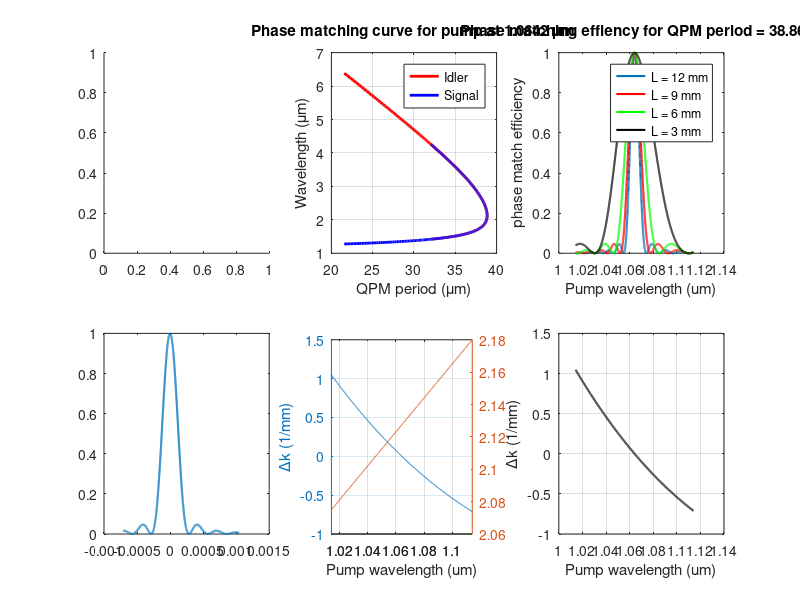

Write MATLAB code to recreate this figure.
% phase matching stuff for RKTP, assuming first order QPM.
function[QPM,n_p,n_s,n_i,T] = phase_match()

clear
clc
close all
clear global

T = 300;  % Temperature, kelvin.
L = 12000;
sig_range_pos = 4;   %um
sig_range_neg = 1.2; %um

lamp_mu = 1.0642;
lams_mu = linspace(sig_range_neg*lamp_mu,sig_range_pos*lamp_mu,1000);
lami_mu = zeros(1,length(lams_mu));

n_i = zeros(1,length(lams_mu));
n_p = n_i;
n_s = n_i;

% Sellmeier stuff (Andrius thesis KTP/RKTP).

if lamp_mu >= 1
    
    A = 2.12725; B = 1.18431; C = 0.0514852; D = 0.6603; E = 100.00507; F = 0.00968956;
    
    a1_0 =  9.9587*10^-6; a1_1 = 9.9228*10^-6; a1_2 = -8.9603*10^-6; a1_3 = 4.1010*10^-6;  % n1 param.
    a2_0 = -1.1882*10^-8; a2_1 = 10.459*10^-8; a2_2 = -9.8136*10^-8; a2_3 = 3.1481*10^-8;  % n2 param.   
    
    % del_n = n1*(T - 25C) + n2*(T-25)^2;   % Eq 4.6.3
    
    n_p  = sqrt(A + (B/(1-C*(lamp_mu^-2))) + (D/(1-E*(lamp_mu^-2))) - F*lamp_mu^2);
    
    n1 = a1_0 + (a1_1/lamp_mu) + (a1_2/(lamp_mu^2)) + (a1_3/(lamp_mu^3));
    n2 = a2_0 + (a2_1/lamp_mu) + (a2_2/(lamp_mu^2)) + (a2_3/(lamp_mu^3)); 
    
    deln = n1*(T-298.15) + n2*(T-298.15)^2;  % converted 25 degree celcius to kelvin here - 298.15.
    
    n_p = n_p + deln;
    
else
    
    A = 2.25411; B = 1.06543; C = 0.05486; D = 0; E = 0; F = 0.02140;
    
    a =  1.2415*10^-5;  b = -4.4414*10^-5; c = 5.9129*10^-5; d = -1.2101*10^-5;
    
    % deln = (a/lam3 + b/lam2 + c/lam1 + d)*dT.  % Eq 4.6.2
    
    n_p  = sqrt(A + (B/(1-C*(lamp_mu^-2))) + (D/(1-E*(lamp_mu^-2))) - F*lamp_mu^2);
    deln = ((a/(lamp_mu^3)) + (b/(lamp_mu^2)) + (c/lamp_mu) + d)*T;
    n_p  = n_p + deln;
    
end

for i = 1:length(lams_mu)
    
    lami_mu(i) = ((1./lamp_mu) - (1./lams_mu(i))).^-1;

    if lams_mu >=1;
        
        A = 2.12725; B = 1.18431; C = 0.0514852; D = 0.6603; E = 100.00507; F = 0.00968956;

        a1_0 =  9.9587*10^-6; a1_1 = 9.9228*10^-6; a1_2 = -8.9603*10^-6; a1_3 = 4.1010*10^-6;  % n1 param.
        a2_0 = -1.1882*10^-8; a2_1 = 10.459*10^-8; a2_2 = -9.8136*10^-8; a2_3 = 3.1481*10^-8;  % n2 param.

        n_s(i) = sqrt(A + (B/(1-C*(lams_mu(i)^-2))) + (D/(1-E*(lams_mu(i)^-2))) - F*lams_mu(i)^2);
        n1 = a1_0 + (a1_1/lams_mu(i)) + (a1_2/(lams_mu(i)^2)) + (a1_3/(lams_mu(i)^3));
        n2 = a2_0 + (a2_1/lams_mu(i)) + (a2_2/(lams_mu(i)^2)) + (a2_3/(lams_mu(i)^3));    
        deln = n1*(T-298.15) + n2*(T-298.15)^2;  % converted 25 degree celcius to kelvin here - 298.15.
        n_s(i) = n_s(i) + deln;

        n_i(i) = sqrt(A + (B/(1-C*(lami_mu(i)^-2))) + (D/(1-E*(lami_mu(i)^-2))) - F*lami_mu(i)^2);
        n1 = a1_0 + (a1_1/lami_mu(i)) + (a1_2/(lami_mu(i)^2)) + (a1_3/(lami_mu(i)^3));
        n2 = a2_0 + (a2_1/lami_mu(i)) + (a2_2/(lami_mu(i)^2)) + (a2_3/(lami_mu(i)^3)); 

        deln = n1*(T-298.15) + n2*(T-298.15)^2;  % converted 25 degree celcius to kelvin here - 298.15.   
        n_i(i) = n_i(i) + deln; 

    
    else
    
        A = 2.25411; B = 1.06543; C = 0.05486; D = 0; E = 0; F = 0.02140;

        a =  1.2415*10^-5;  b = -4.4414*10^-5; c = 5.9129*10^-5; d = -1.2101*10^-5;

        % deln = (a/lam3 + b/lam2 + c/lam1 + d)*dT.  % Eq 4.6.2

        n_s(i)  = sqrt(A + (B/(1-C*(lams_mu(i)^-2))) + (D/(1-E*(lams_mu(i)^-2))) - F*lams_mu(i)^2);
        deln = ((a/(lams_mu(i)^3)) + (b/(lams_mu(i)^2)) + (c/lams_mu(i)) + d)*T;
        n_s(i)  = n_s(i) + deln;
        
            if lami_mu >=1
                
                n_i(i) = sqrt(A + (B/(1-C*(lami_mu(i)^-2))) + (D/(1-E*(lami_mu(i)^-2))) - F*lami_mu(i)^2);
                n1 = a1_0 + (a1_1/lami_mu(i)) + (a1_2/(lami_mu(i)^2)) + (a1_3/(lami_mu(i)^3));
                n2 = a2_0 + (a2_1/lami_mu(i)) + (a2_2/(lami_mu(i)^2)) + (a2_3/(lami_mu(i)^3)); 

                deln = n1*(T-298.15) + n2*(T-298.15)^2;  % converted 25 degree celcius to kelvin here - 298.15.   
                n_i(i) = n_i(i) + deln; 
                
            else
                
                n_i(i)  = sqrt(A + (B/(1-C*(lami_mu(i)^-2))) + (D/(1-E*(lami_mu(i)^-2))) - F*lami_mu(i)^2);
                deln = ((a/(lami_mu(i)^3)) + (b/(lami_mu(i)^2)) + (c/lami_mu(i)) + d)*T;
                n_i(i)  = n_i(i) + deln;

            end

    
    end
    
    QPM(i) = ((n_p./lamp_mu)-(n_s(i)./lams_mu(i))-(n_i(i)./lami_mu(i))).^-1;
    deltaK(i) = (n_p./lamp_mu)-(n_s(i)./lams_mu(i))-(n_i(i)./lami_mu(i))-(1./(QPM(i)));
%     Int(i) = sinc(deltaK(i).*L/2);
    
end


% for i = 1:length(lams_mu)
%     for j = 1:length(QPM)
%         
%         deltaKK(i,j) = (n_p./lamp_mu)-(n_s(i)./lams_mu(i))-(n_i(i)./lami_mu(i))-(1./(QPM(j)));
% 
%         Int(i,j) = sinc(deltaKK(i,j).*L/2).^2;
%     
%     end
% end

figure1 = figure('Position', [100, 100, 1500, 800]);
figure1;

subplot(2,3,1)
% [x,y] = meshgrid(QPM,lams_mu);
% mesh(x,y,Int); colorbar;
% xlabel('QPM period');
% ylabel('Wavenlength ({\mu}m)')
% view([0 90])

subplot(2,3,2)
plot(QPM,lami_mu,'r','Linewidth',2)
hold on
grid on
plot(QPM,lams_mu,'b','Linewidth',2)
xlabel('QPM period ({\mu}m)')
ylabel('Wavelength ({\mu}m)')
legend('Idler','Signal')
title('Phase matching curve for pump at 1.0642 {\mu}m')


%% need to do Sinc function plot, QPM is kept fixed, deltaK is calculated
% for fixed QPM and varing pump wavelength.

% QPM = 38.8603; % um, for perfect degeneracy signal/idler.

QPM = 38.8603;

lamp_mu = linspace(1.0642-0.05,1.0642+0.05,3000);
lams_mu = linspace(2.125-0.05,2.130+0.05,3000);
lami_mu = zeros(1,length(lamp_mu));

% just assume all wavelengths > 1 um for now.

for i = 1:length(lamp_mu)
    
    lami_mu(i) = ((1./lamp_mu(i)) - (1./lams_mu(i))).^-1;

    A = 2.12725; B = 1.18431; C = 0.0514852; D = 0.6603; E = 100.00507; F = 0.00968956;

    a1_0 =  9.9587*10^-6; a1_1 = 9.9228*10^-6; a1_2 = -8.9603*10^-6; a1_3 = 4.1010*10^-6;  % n1 param.
    a2_0 = -1.1882*10^-8; a2_1 = 10.459*10^-8; a2_2 = -9.8136*10^-8; a2_3 = 3.1481*10^-8;  % n2 param.   

    % del_n = n1*(T - 25C) + n2*(T-25)^2;   % Eq 4.6.3

    n_p(i)  = sqrt(A + (B/(1-C*(lamp_mu(i)^-2))) + (D/(1-E*(lamp_mu(i)^-2))) - F*lamp_mu(i)^2);

    n1 = a1_0 + (a1_1/lamp_mu(i)) + (a1_2/(lamp_mu(i)^2)) + (a1_3/(lamp_mu(i)^3));
    n2 = a2_0 + (a2_1/lamp_mu(i)) + (a2_2/(lamp_mu(i)^2)) + (a2_3/(lamp_mu(i)^3)); 

    deln = n1*(T-298.15) + n2*(T-298.15)^2;  % converted 25 degree celcius to kelvin here - 298.15.

    n_p(i) = n_p(i) + deln;

    n_s(i) = sqrt(A + (B/(1-C*(lams_mu(i)^-2))) + (D/(1-E*(lams_mu(i)^-2))) - F*lams_mu(i)^2);
    n1 = a1_0 + (a1_1/lams_mu(i)) + (a1_2/(lams_mu(i)^2)) + (a1_3/(lams_mu(i)^3));
    n2 = a2_0 + (a2_1/lams_mu(i)) + (a2_2/(lams_mu(i)^2)) + (a2_3/(lams_mu(i)^3));    
    deln = n1*(T-298.15) + n2*(T-298.15)^2;  % converted 25 degree celcius to kelvin here - 298.15.
    n_s(i) = n_s(i) + deln;
    
    n_i(i) = sqrt(A + (B/(1-C*(lami_mu(i)^-2))) + (D/(1-E*(lami_mu(i)^-2))) - F*lami_mu(i)^2);
    n1 = a1_0 + (a1_1/lami_mu(i)) + (a1_2/(lami_mu(i)^2)) + (a1_3/(lami_mu(i)^3));
    n2 = a2_0 + (a2_1/lami_mu(i)) + (a2_2/(lami_mu(i)^2)) + (a2_3/(lami_mu(i)^3)); 

    deln = n1*(T-298.15) + n2*(T-298.15)^2;  % converted 25 degree celcius to kelvin here - 298.15.   
    n_i(i) = n_i(i) + deln; 
    
    deltaK(i) = (n_p(i)./lamp_mu(i))-(n_s(i)./lams_mu(i))-(n_i(i)./lami_mu(i))-(1./(QPM));
    
end

L = 12000; % Degen crystal length (um), 12 mm.

subplot(2,3,3); plot(lamp_mu,sinc((deltaK.*L)/2).^2,'Linewidth',1.5);

L = 9000; % Degen crystal length (um), 9 mm.

hold on; plot(lamp_mu,sinc((deltaK.*L)/2).^2,'r','Linewidth',1.5);

L = 6000;

hold on; plot(lamp_mu,sinc((deltaK.*L)/2).^2,'g','Linewidth',1.5);

L = 3000;

hold on; plot(lamp_mu,sinc((deltaK.*L)/2).^2,'k','Linewidth',1.5);
xlabel('Pump wavelength (um)')
ylabel('phase match efficiency')
title('Phase matching effiency for QPM period = 38.8603 um')

str = sprintf('Phase matching effiency for QPM period = %d',QPM);
title(str);
legend('L = 12 mm','L = 9 mm','L = 6 mm','L = 3 mm')


L = 7000; % Degen crystal length (um), 12 mm.

subplot(2,3,4); plot(deltaK,sinc((deltaK.*L)/2).^2,'Linewidth',1.5);


subplot(2,3,5)
plotyy(lamp_mu,deltaK.*10^3,lamp_mu,lams_mu);
grid on
xlabel('Pump wavelength (um)')
ylabel('{\Delta}k (1/mm)')

subplot(2,3,6)
plot(lamp_mu,deltaK.*10^3,'k','Linewidth',1.5);
grid on
xlabel('Pump wavelength (um)')
ylabel('{\Delta}k (1/mm)')



% If we assume pump is single frequency, but signal and idler multimode,
% then will need to calculate the deltaK value for fixed pump value,
% varying signal/idler wavelengths.

1;




















end


